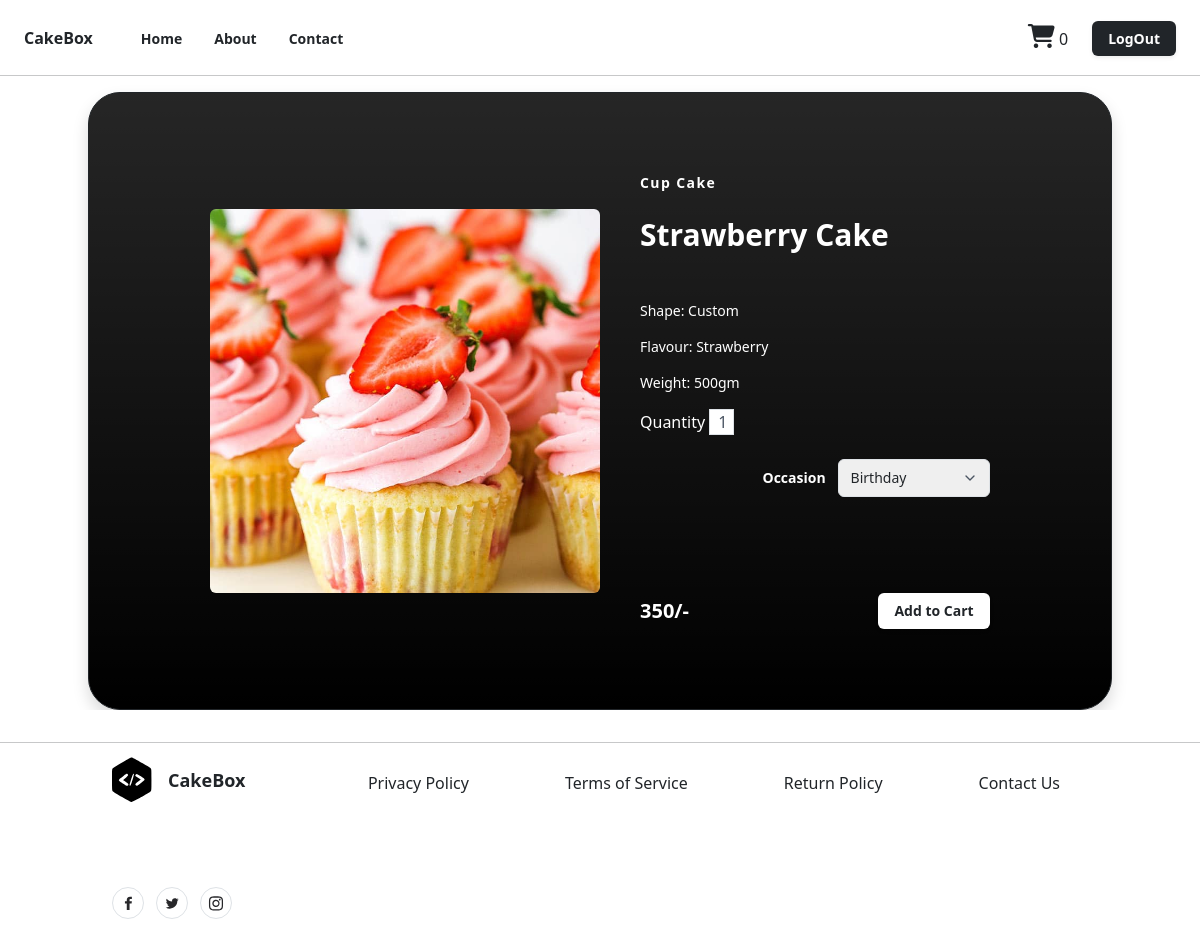
Page /cakes/3/detail/ (signed in) on the earlier database version.
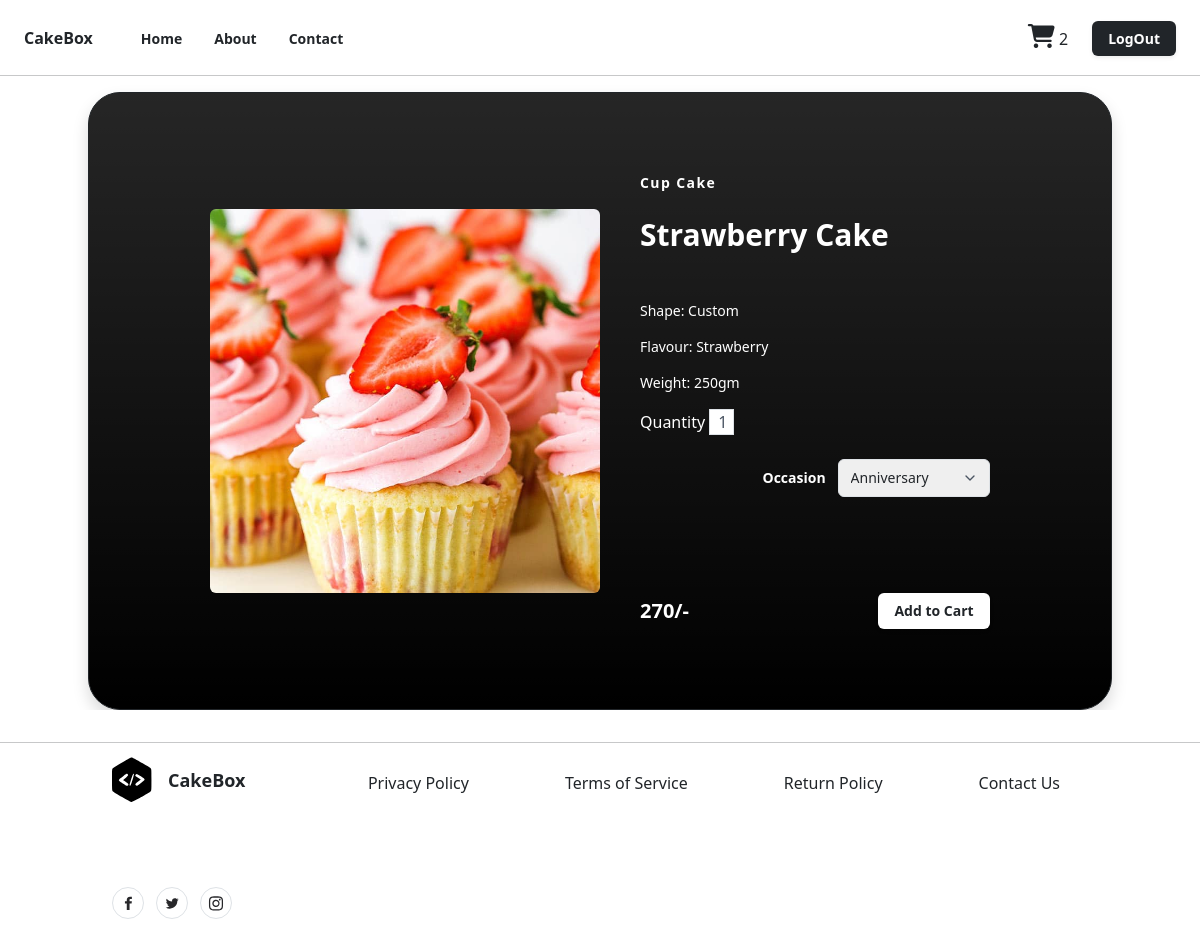
Same page on the later database version.
### shop/models.py (models this page shows, shortened)
class CakeVarient(models.Model):
    cake_object=models.ForeignKey(Cake,on_delete=models.CASCADE,related_name='cakeitem')
    flavour_object=models.ForeignKey(Flavour,on_delete=models.CASCADE,)
    category_object=models.ForeignKey(Category,on_delete=models.CASCADE,name="cakecategory")
    image=models.ImageField(upload_to="cake_images",default="default.jpg",null=True,blank=True)
    shape_options=(
        ("Round","Round"),
        ("Square","Square"),
        ("Rectangle","Rectangle"),
        ("Heart","Heart"),
        ("Custom","Custom"),
   )
    shape=models.CharField(max_length=150,choices=shape_options,default="custom")
    weight_options=(
        ("250gm","250gm"),
        ("500gm","500gm"),
        ("1kg","1kg"),
        ("2kg","2kg"),
        ("Custom","Custom"),
    )
    weight=models.CharField(max_length=150,choices=weight_options,default="500")
    price=models.PositiveIntegerField()
    created_date=models.DateTimeField(auto_now_add=True)
    updated_date=models.DateTimeField(auto_now=True)
    is_active=models.BooleanField(default=True)

class Category(models.Model):
    category_name=models.CharField(max_length=150,unique=True)
    created_date=models.DateTimeField(auto_now_add=True)
    updated_date=models.DateTimeField(auto_now=True)
    is_active=models.BooleanField(default=True)

class Cake(models.Model):
    name=models.CharField(max_length=150,unique=True)
    occasion_object=models.ManyToManyField(Occasion)
    created_date=models.DateTimeField(auto_now_add=True)
    updated_date=models.DateTimeField(auto_now=True)
    is_active=models.BooleanField(default=True)

class Flavour(models.Model):
    flavour_name=models.CharField(max_length=150,unique=True)
    created_date=models.DateTimeField(auto_now_add=True)
    updated_date=models.DateTimeField(auto_now=True)
    is_active=models.BooleanField(default=True)

### shop/views.py (the view)
# urls.py: path("cakes/<int:pk>/detail/",views.CakeDetailView.as_view(),name="cake-detail"),
@method_decorator([signin_required,never_cache],name="dispatch")
class CakeDetailView(View):
    def get(self,request,*args,**kwargs):
        id=kwargs.get("pk")#cake_id
        qs=CakeVarient.objects.get(id=id)
        return render (request,"detail.html",{"data":qs})

### shop/context_processors.py (called while the page is built)
def basket_count(request):
    if request.user.is_authenticated:
        count=request.user.cart.cart_item_count
        return {"cart_count":count}
    else:
        return {"cart_count":0}

### shop/models.py (called while the page is built)
    @property
    def cart_items(self):
        return self.cartitem.filter(is_order_placed=False)

    @property
    def cart_item_count(self):
        return self.cart_items.count()

### shop/templates/detail.html (shortened to what this page needs)
{%extends 'base.html'%}
{%load static%}
{%block main_block%}
<section class="overflow-hidden ">
  <div class="mx-auto max-w-5xl px-4 py-20 border border-dark rounded-5 shadow mt-3 bg-black bg-gradient">
    <div class="mx-auto flex flex-wrap items-center lg:w-4/5">
      <img alt="Nike Air Max 21A" class="h-64 w-full rounded object-cover lg:h-96 lg:w-1/2" src="{{data.image.url}}" />
      <div class="mt-6 w-full lg:mt-0 lg:w-1/2 lg:pl-10">
        <h2 class="text-sm font-semibold tracking-widest text-white">
          {{data.cakecategory.category_name}}
        </h2>
        <h1 class="my-4 text-3xl font-semibold text-white"> {{data.cake_object.name}}</h1>
        <p class="mt-3 text-sm text-white">
          Shape: {{data.shape}}
        </p>
        <p class="mt-3 text-sm text-white">
          Flavour: {{data.flavour_object.flavour_name}}
        </p>
        <p class="mt-3 text-sm text-white">
          Weight: {{data.weight}}
        </p>
        <form action="{%url 'add-to-basket' data.id %}" method="post">
          <p class="mt-3">
            <label for="" class="text-white">Quantity </label> <input type="text" value="1"  name="qty" class="px-2 border border-gray text-gray-600" style="width:25px ;"/>
           </p>
          <div class="mb-5 mt-6 flex items-center pb-5">
            <div class="ml-auto flex items-center">
              <span class="mr-3 text-sm font-semibold text-white">Occasion</span>
              <div class="relative">
                <select
                  class="appearance-none rounded border border-gray-300 py-2 pl-3 pr-10 text-sm focus:border-black focus:outline-none focus:ring-2 focus:ring-black"
                  name="occasion">
                  {%for oc in data.cake_object.occasion_object.all%}
                  <option value="{{oc.occasion_name}}">{{oc.occasion_name}}</option>
                  {%endfor%}
                </select>
                <span
                  class="pointer-events-none absolute right-0 top-0 flex h-full w-10 items-center justify-center text-center text-gray-600">
                </span>
              </div>
            </div>
          </div>
          <div class="flex items-center justify-between">
            <span class="title-font text-xl font-bold text-white">
              {{data.price}}/-
            </span>
            <button type="submit"
              class="rounded-md bg-white px-3 py-2 text-sm font-semibold text-dark shadow-sm hover:bg-black/80 focus-visible:outline focus-visible:outline-2 focus-visible:outline-offset-2 focus-visible:outline-black">
              Add to Cart
            </button>
          </div>
        </form>
      </div>
    </div>
  </div>
</section>
{%endblock%}

Differences in the rows shown:
changed CakeVarient "Custom": weight "500gm" → "250gm"; price "350" → "270"
Other differences:
{{ cart_count }}: "0" → "2"
form field occasion: "Birthday" → "Anniversary"
